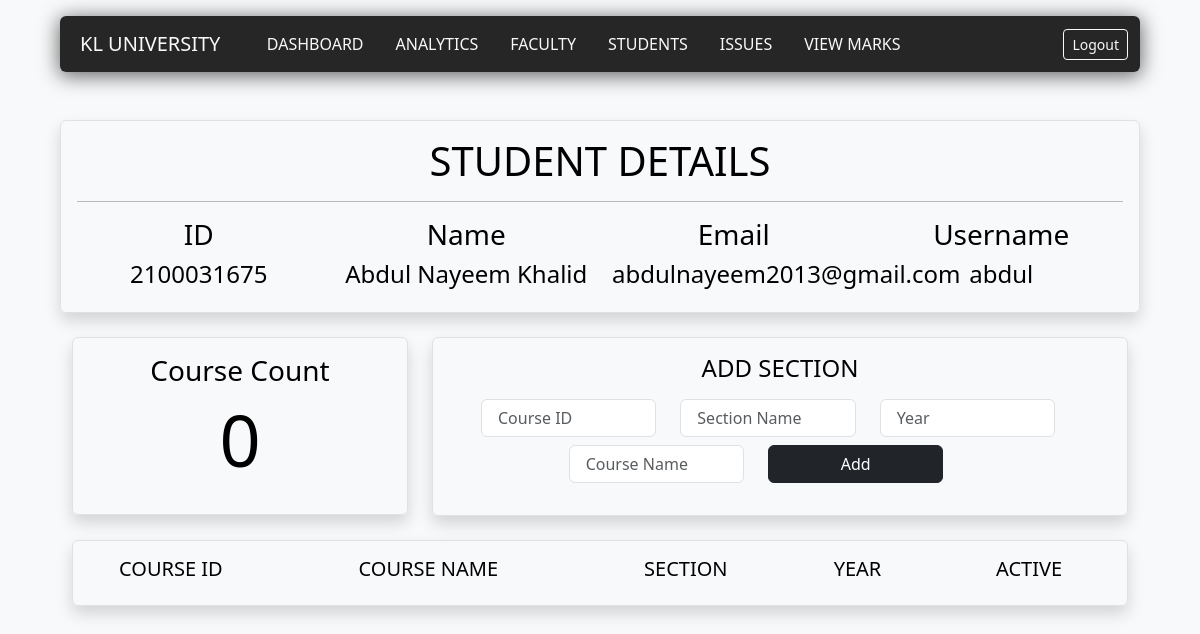
The page /students/2100031675 (signed in) on the database as committed earlier.
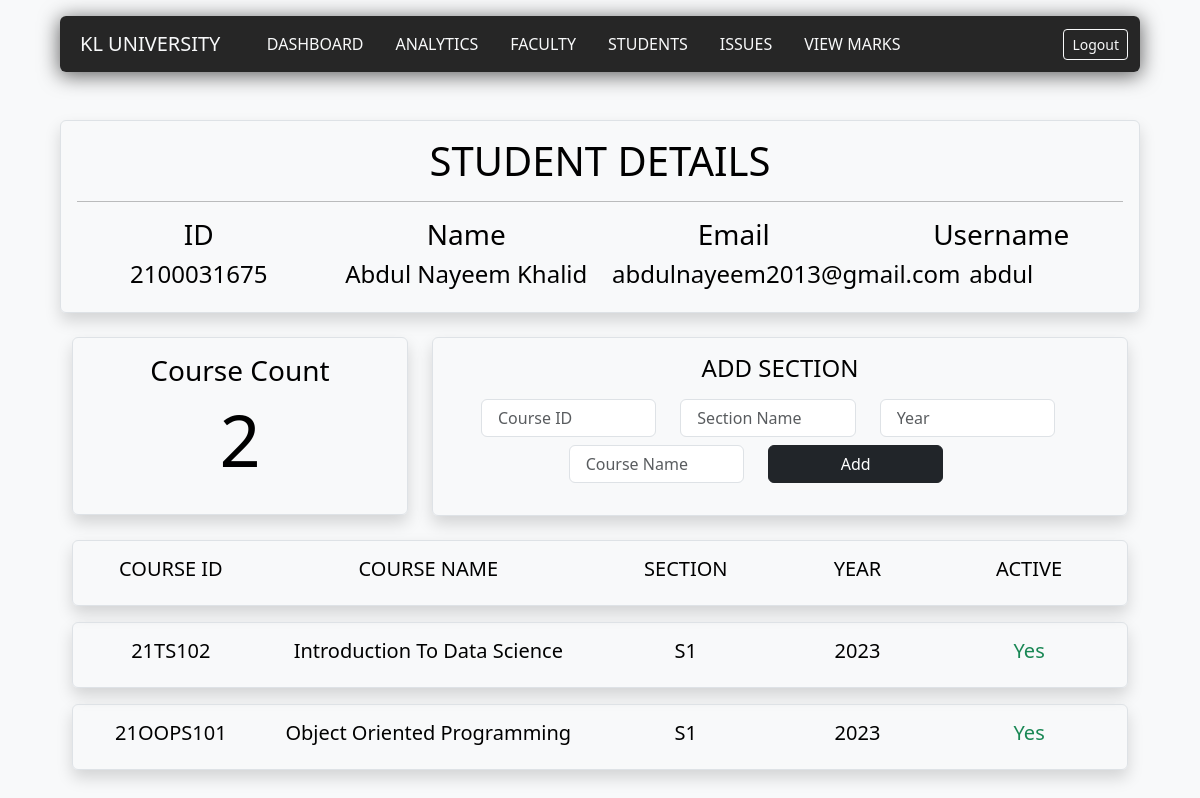
The same page on the database as committed later.
### dashboard/models.py (models this page shows)
class Section(models.Model):
    admin_username = models.fields.CharField(max_length=50)
    teacher_id = models.fields.CharField(max_length=50)
    teacher_name = models.fields.CharField(max_length=100)
    course_id = models.fields.CharField(max_length=50)
    course_name = models.fields.CharField(max_length=100)
    section_id = models.fields.CharField(max_length=75)
    section_name = models.fields.CharField(max_length=25)
    year = models.fields.CharField(max_length=4)
    active = models.fields.BooleanField(default=True)

### dashboard/views.py (the view)
# urls.py: path('students/<int:id>',dashboardviews.admin_student_details,name="student-details")
def admin_student_details(request,id):
    if request.method == "POST":
        data = request.POST
        newClass = Classe()
        newClass.admin_username = request.session['username']
        newClass.student_id = id
        newClass.year = data.get('year')
        newClass.section_id =  (newClass.year + data.get('course_id') + data.get('section_name')).replace(" ","")
        try:
            newClass.save()
            student = Student.objects.filter(Q(admin_username=request.session['username']) & Q(student_id=id))
            student = student[0]
            classList = Classe.objects.filter(Q(admin_username=request.session['username']) & Q(student_id=id))
            sectionList = []
            sectionListComp = []
            for Class in classList:
                sectionList.append(Section.objects.filter(Q(admin_username=request.session['username']) & Q(section_id=Class.section_id)))
            for sec in sectionList:
                if len(sec)>=1:
                    sectionListComp.append(sec[0])
            return render(request,'dashboard/admin_student_details.html',{"uni_name" : request.session['uni_name'] ,"student" : student,"classList" : classList, "courseCount" : len(classList),"sectionList" : sectionListComp,"success": "Section Added Successfully"})
        except:
            student = Student.objects.filter(Q(admin_username=request.session['username']) & Q(student_id=id))
            student = student[0]
            classList = Classe.objects.filter(Q(admin_username=request.session['username']) & Q(student_id=id))
            sectionList = []
            sectionListComp = []
            for Class in classList:
                sectionList.append(Section.objects.filter(Q(admin_username=request.session['username']) & Q(section_id=Class.section_id)))
            for sec in sectionList:
                if len(sec)>=1:
                    sectionListComp.append(sec[0])
            return render(request,'dashboard/admin_student_details.html',{"uni_name" : request.session['uni_name'] ,"student" : student,"classList" : classList, "courseCount" : len(classList),"sectionList" : sectionListComp,"error":"Oops! Something Went Wrong"})
    elif request.session.has_key('user') and request.session['user'] == 'admin':
        student = Student.objects.filter(Q(admin_username=request.session['username']) & Q(student_id=id))
        student = student[0]
        classList = Classe.objects.filter(Q(admin_username=request.session['username']) & Q(student_id=id))
        sectionList = []
        sectionListComp = []
        for Class in classList:
            sectionList.append(Section.objects.filter(Q(admin_username=request.session['username']) & Q(section_id=Class.section_id)))
        for sec in sectionList:
            if len(sec)>=1:
                sectionListComp.append(sec[0])
        return render(request,'dashboard/admin_student_details.html',{"uni_name" : request.session['uni_name'] ,"student" : student,"classList" : classList, "courseCount" : len(classList),"sectionList" : sectionListComp})
    else:
        return redirect('/login')

### dashboard/templates/dashboard/admin_student_details.html (shortened to what the changed rows need)
{%extends "dash_base.html"%}
{%block content%}
<form action = "" method = "POST">
<div class="container mt-4">
    <div class="row ">
      <div class="col-4">
       <div class="p-3 border rounded shadow">
        <div class="row text-center">
          <h1 class=" col display-2 mb-3">{{courseCount}}</h1>
        </div>
       </div>
      </div>
    </div>
  </div>
</form>
{%for section in sectionList%}
<div class="container mt-3 mb-3">
  <div class="border rounded shadow px-4 py-3">
    <div class="row text-center">
        <h5 class="col-2 fw-light"> {{section.course_id}}</h5>
        <h5 class="col-4 fw-light"> {{section.course_name}}</h5>
        <h5 class="col-2 fw-light"> {{section.section_name}}</h5>
        <h5 class="col-2 fw-light"> {{section.year}}</h5>
        {% if section.active == True %}
        <h5 class="col-2 fw-light text-success"> Yes</h5>
        {%else%}
        <h5 class="col-2 fw-light text-danger"> No</h5>
        {% endif %}
    </div>
  </div>
</div>
{%endfor%}
{%endblock%}

Rows that differ between the two databases and show on the page:
added Section: course_id "21TS102", course_name "Introduction To Data Science", section_name "S1", year "2023", active "Yes"
now on this page (row unchanged): Section: course_id "21OOPS101", course_name "Object Oriented Programming", section_name "S1", year "2023", active "Yes"
Other text that changed with them:
{{ courseCount }}: "0" → "2"
